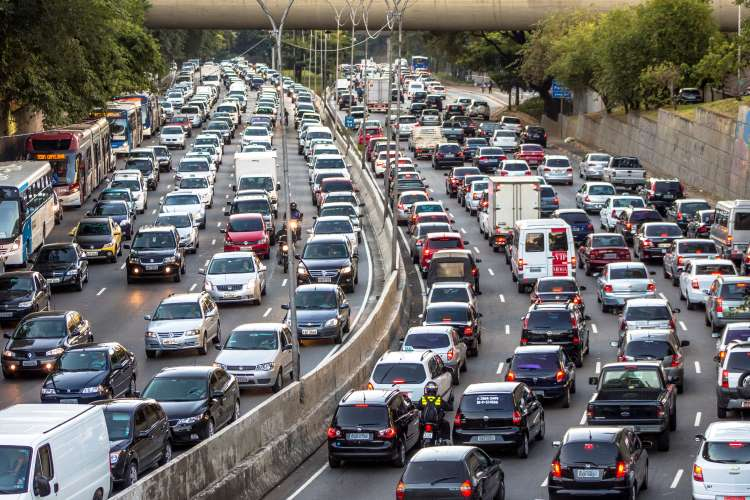
#> input picture Realtime_Traffic_System-master/traffic.jpg, 750 x 500 px
$ python image_determinant.py
#> lines starting #> are read from the running program, lines starting #| are printed output that depends on the picture; long printed decimals are rounded
import numpy as np
import cv2

img=cv2.imread("traffic.jpg")
#> img is the input picture: shape (500, 750, 3); mean B, G, R 106.6, 108.1, 110.6
img=cv2.cvtColor(img,cv2.COLOR_BGR2GRAY)
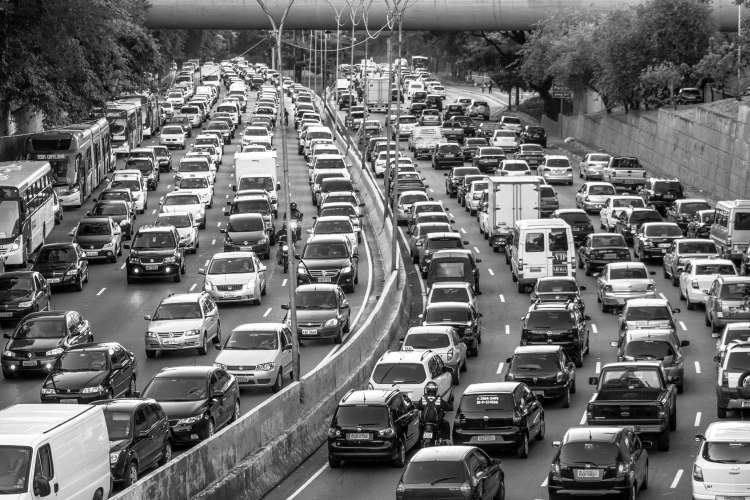
#> img: shape (500, 750); min 0, max 255, mean 108.7
img=cv2.resize(img,(10,10))
numpy=np.array(img)
print(numpy)
#| [[ 15  88  56  62 100  74  84 125  90  69]
#|  [ 47  76 113  91 193 177 106  70  35  76]
#|  [162  43 151 115 142 238 134  88 118 128]
#|  [211 129 248 248  79  94 149 160 157 128]
#|  [193  38 100  73  77  74 214 198  73 143]
#|  [246 103 120 154  53  59 130  63  36 211]
#|  [112 105 241 254  87  74 113  62 202  87]
#|  [  5 121 113 179 122  63 126  77 197 114]
#|  [240  75  37 137  66  82  14 109  60 227]
#|  [ 75  82 119 112  83  87  34  16  84 219]]
cv2.imshow('j',img)
print(numpy.shape)
#| (10, 10)
numpy=numpy.astype('float32')
numpy/=140
det=np.linalg.det(numpy)
#> det = 0.193
print(det)
#| 0.193
